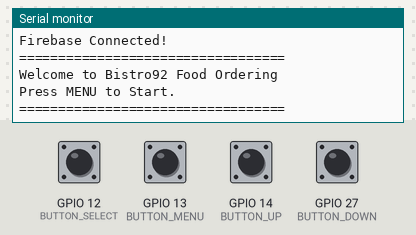
A sketch run on a simulated ESP32. On the bench: the last lines printed to the serial monitor. Inputs (shaded band) come from the test bench; at power-on: GPIO 12 (BUTTON_SELECT), GPIO 13 (BUTTON_MENU), GPIO 14 (BUTTON_UP), GPIO 27 (BUTTON_DOWN) HIGH. WiFi joins after 1.5 s; servers stay silent unless stated.

Above: at 3.2 s.
3.3 s: GPIO 13 (BUTTON_MENU) pulled LOW for 0.15 s
At 4.1 s:
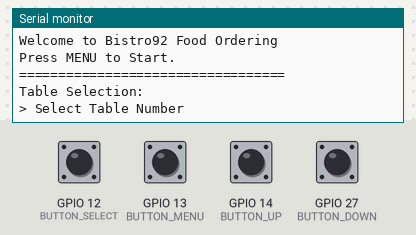
4.9 s: GPIO 12 (BUTTON_SELECT) pulled LOW for 0.15 s
At 5.6 s:
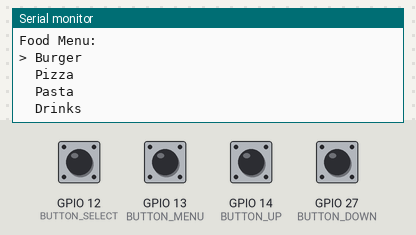
6.5 s: GPIO 14 (BUTTON_UP) pulled LOW for 0.15 s
8.1 s: GPIO 12 (BUTTON_SELECT) driven LOW and GPIO 13 (BUTTON_MENU) driven LOW
At 8.39 s:
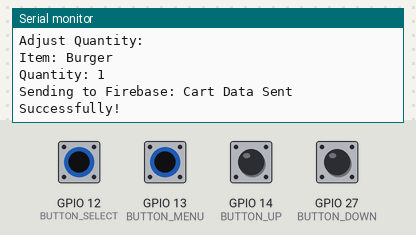

The sketch:

main.ino
```cpp
#include <WiFi.h>
#include <FirebaseESP32.h>


#define WIFI_SSID "CUET--Students"
#define WIFI_PASSWORD "1020304050"


#define FIREBASE_HOST "bistro-92-default-rtdb.firebaseio.com"
#define FIREBASE_AUTH "e278f2d82f863f21e64260476b3ecdc6939dce19"


FirebaseConfig config;
FirebaseAuth auth;
FirebaseData fbData;


#define BUTTON_MENU 13
#define BUTTON_SELECT 12
#define BUTTON_UP 14
#define BUTTON_DOWN 27

const char* foodItems[] = { "Burger", "Pizza", "Pasta", "Drinks" };
const int foodMenuLength = sizeof(foodItems) / sizeof(foodItems[0]);
int currentFoodSelection = 0;
int quantity = 1;
int tableNumber = 1;  // Default Table Number

int cart[foodMenuLength] = {0};

bool inFoodMenu = false;
bool inTableSelection = false;
bool inQuantityAdjust = false;
unsigned long buttonPressStart = 0;
bool buttonPressed = false;

void setup() {
    Serial.begin(115200);
    connectWiFi();
    connectFirebase();

    pinMode(BUTTON_MENU, INPUT_PULLUP);
    pinMode(BUTTON_SELECT, INPUT_PULLUP);
    pinMode(BUTTON_UP, INPUT_PULLUP);
    pinMode(BUTTON_DOWN, INPUT_PULLUP);

    showStartupMessage();
}

void loop() {
    handleButtonPress();
}

void connectWiFi() {
    Serial.print("Connecting to Wi-Fi...");
    WiFi.begin(WIFI_SSID, WIFI_PASSWORD);

    int retryCount = 0;
    while (WiFi.status() != WL_CONNECTED && retryCount < 15) {
        retryCount++;
        delay(1000);
        Serial.print(".");
    }

    if (WiFi.status() == WL_CONNECTED) {
        Serial.println("\nWi-Fi Connected!");
        Serial.print("IP Address: ");
        Serial.println(WiFi.localIP());
    } else {
        Serial.println("\nWi-Fi Connection Failed! Check credentials and network.");
    }
}

void connectFirebase() {
    config.host = FIREBASE_HOST;
    config.signer.tokens.legacy_token = FIREBASE_AUTH;

    Firebase.begin(&config, &auth);
    Firebase.reconnectWiFi(true);

    Serial.println("Firebase Connected!");
}

void handleButtonPress() {
    if (digitalRead(BUTTON_MENU) == LOW) {
        if (!buttonPressed) {
            buttonPressed = true;
            buttonPressStart = millis();
        }
    } else {
        if (buttonPressed) {
            buttonPressed = false;
            unsigned long pressDuration = millis() - buttonPressStart;

            if (pressDuration >= 5000) resetCart();
            else if (pressDuration >= 2000) showCart();
            else { inTableSelection = true; showTableSelection(); }
        }
    }

    if (inTableSelection && digitalRead(BUTTON_UP) == LOW) enterFoodMenu();
    if (inFoodMenu && digitalRead(BUTTON_DOWN) == LOW) enterTableSelection();

    if (inTableSelection && digitalRead(BUTTON_SELECT) == LOW) enterTableNumberMode();

    if (inQuantityAdjust && digitalRead(BUTTON_UP) == LOW) adjustTableNumber(1);
    if (inQuantityAdjust && digitalRead(BUTTON_DOWN) == LOW) adjustTableNumber(-1);
    if (inQuantityAdjust && digitalRead(BUTTON_SELECT) == LOW) confirmTableNumber();

    if (inFoodMenu && digitalRead(BUTTON_UP) == LOW) scrollFoodMenu(-1);
    if (inFoodMenu && digitalRead(BUTTON_DOWN) == LOW) scrollFoodMenu(1);
    if (inFoodMenu && digitalRead(BUTTON_SELECT) == LOW) enterQuantityMode();

    if (inQuantityAdjust && digitalRead(BUTTON_UP) == LOW) adjustQuantity(1);
    if (inQuantityAdjust && digitalRead(BUTTON_DOWN) == LOW) adjustQuantity(-1);
    if (inQuantityAdjust && digitalRead(BUTTON_SELECT) == LOW) addToCart();
}

void showStartupMessage() {
    Serial.println("==================================");
    Serial.println("Welcome to Bistro92 Food Ordering");
    Serial.println("Press MENU to Start.");
    Serial.println("==================================");
}

void enterFoodMenu() {
    inTableSelection = false;
    inFoodMenu = true;
    showFoodMenu();
}

void enterTableSelection() {
    inFoodMenu = false;
    inTableSelection = true;
    showTableSelection();
}

void showTableSelection() {
    Serial.println("\nTable Selection:");
    Serial.println("> Select Table Number");
}

void enterTableNumberMode() {
    inTableSelection = false;
    inQuantityAdjust = true;
    showTableNumberAdjust();
}

void adjustTableNumber(int change) {
    tableNumber = max(1, tableNumber + change);
    showTableNumberAdjust();
}

void confirmTableNumber() {
    Serial.print("Table Number Set: ");
    Serial.println(tableNumber);
    inQuantityAdjust = false;
    inFoodMenu = true;
    showFoodMenu();
}

void showTableNumberAdjust() {
    Serial.println("\nAdjust Table Number:");
    Serial.print("Table No: ");
    Serial.println(tableNumber);
}

void scrollFoodMenu(int direction) {
    currentFoodSelection = (currentFoodSelection + direction + foodMenuLength) % foodMenuLength;
    showFoodMenu();
}

void showFoodMenu() {
    Serial.println("\nFood Menu:");
    for (int i = 0; i < foodMenuLength; i++) {
        Serial.print((i == currentFoodSelection) ? "> " : "  ");
        Serial.println(foodItems[i]);
    }
}

void enterQuantityMode() {
    inFoodMenu = false;
    inQuantityAdjust = true;
    showQuantityAdjust();
}

void adjustQuantity(int change) {
    quantity = max(1, quantity + change);
    showQuantityAdjust();
}

void showQuantityAdjust() {
    Serial.println("\nAdjust Quantity:");
    Serial.print("Item: ");
    Serial.println(foodItems[currentFoodSelection]);
    Serial.print("Quantity: ");
    Serial.println(quantity);
}

void showCart() {
    Serial.println("\nYour Cart:");
    Serial.print("Table No: ");
    Serial.println(tableNumber);

    bool cartIsEmpty = true;
    for (int i = 0; i < foodMenuLength; i++) {
        if (cart[i] > 0) {
            Serial.print(foodItems[i]);
            Serial.print(" x ");
            Serial.println(cart[i]);
            cartIsEmpty = false;
        }
    }

    if (cartIsEmpty) {
        Serial.println("Cart is Empty.");
    }
}

void resetCart() {
    memset(cart, 0, sizeof(cart));
    Serial.println("\nCart Reset!");
}

void addToCart() {
    cart[currentFoodSelection] += quantity;
    sendCartDataToFirebase();  // Send updated cart to Firebase
    inQuantityAdjust = false;
    inFoodMenu = true;
    quantity = 1;
    showFoodMenu();
}


void sendCartDataToFirebase() {
    FirebaseJson cartData;
    cartData.set("Table", tableNumber);  // Add Table Number

    for (int i = 0; i < foodMenuLength; i++) {
        cartData.set(foodItems[i], cart[i]);  // Store item name and quantity
    }

    Serial.print("\nSending to Firebase: ");
    cartData.toString(Serial, true);

    if (!Firebase.set(fbData, "/cart", cartData)) {
        Serial.print("Firebase Error: ");
        Serial.println(fbData.errorReason());
    } else {
        Serial.println("Cart Data Sent Successfully!");
    }
}
```

Measured:
- after the input at 3.3 s, the serial monitor: prints a new line after 0.15 s (image 1)
- after the input at 4.9 s, the serial monitor: prints a new line at once (image 2)
- after the input at 8.1 s, the serial monitor: prints a new line at once (image 3)
